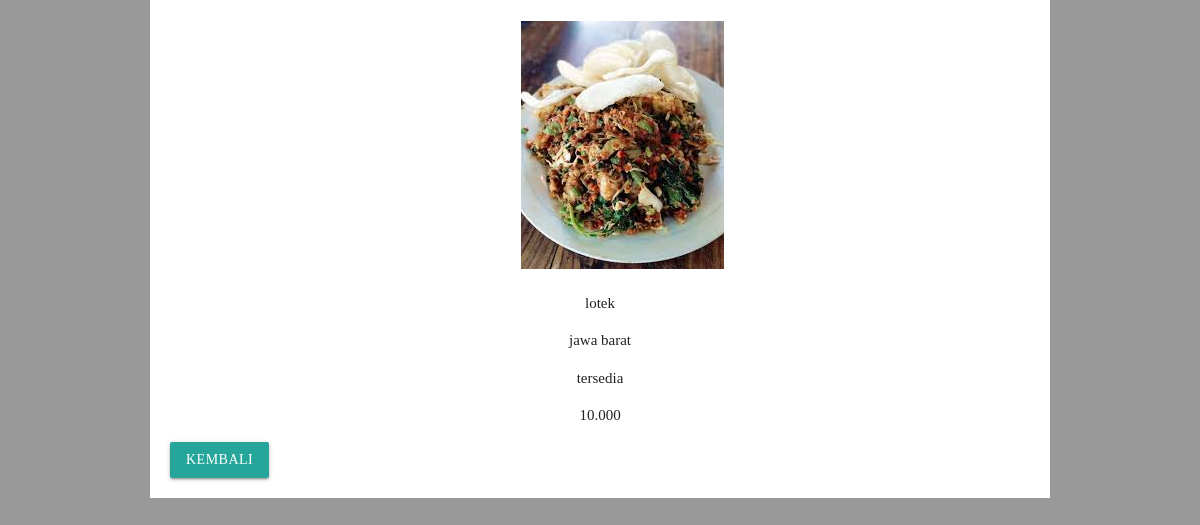
The app's page /latihan5c/php/detail.php?id=1 with its own data.
### tables this page shows
CREATE TABLE `makanan` (
  `id` int(11) NOT NULL,
  `img` varchar(100) NOT NULL,
  `nama_makanan` varchar(100) NOT NULL,
  `asal_daerah` varchar(100) NOT NULL,
  `ketersediaan` varchar(100) NOT NULL,
  `harga` varchar(100) NOT NULL
);

### latihan5c/php/functions.php (called while the page is built)
<?php
function koneksi() {
	$conn = mysqli_connect("localhost","root","")or die ("koneksi ke DB gagal");
	mysqli_select_db($conn,"tubes_193040082")or die ("Database salah!");
	return $conn;
}
function query($sql){
	$conn = koneksi();
	$result = mysqli_query($conn, "$sql");
	$rows = [];
	while ($row = mysqli_fetch_assoc($result)) {
		$rows[] = $row;
	}
return $rows;
}
?>

### latihan5c/php/detail.php (the view, shortened to what this page needs)
 <?php
require 'functions.php';
$id = $_GET['id'];
$makanan = query("SELECT * FROM makanan WHERE id = $id")[0];
 ?>
 <!DOCTYPE html>
 <html>
 <head>
      <link type="text/css" rel="stylesheet" href="../css/materialize.min.css"  media="screen,projection"/>
      <link rel="stylesheet" href="../css/style.css">
 </head>
 <body>
 	<div class="container">
 		<div class="gambar">
 			<img src="../assets/img/<?= $makanan["img"]; ?>" alt="">
 		</div>
 		<div class="keterangan">
 			<p><?= $makanan["nama_makanan"]; ?></p>
 			<p><?= $makanan["asal_daerah"]; ?></p>
 			<p><?= $makanan["ketersediaan"]; ?></p>
 			<p><?= $makanan["harga"]; ?></p>
 		</div>
 		<a class="waves-effect waves-light btn" href="../index.php">Kembali</a></a>
 	</div>
 </body>
 </html>

### latihan5c/css/style.css (style rules this page uses)
body { font-family: georgia; background-color: #999999; }
a { color: black; }
.container { width: 900px; margin-top: 0px; margin-bottom: 0px; margin-left: auto; margin-right: auto; padding-top: 20px; padding-right: 20px; padding-left: 20px; padding-bottom: 20px; background-color: #fff; }
.gambar img { margin-left:350px; border: 1px solid #fff; position: relative; transition: all .3s ease; -webkit-transition: all .3s ease; -moz-transition: all .3s ease; -ms-transition: all .3s ease; -o-transition: all .3s ease; }
.keterangan { text-align: center; }

### records on screen
makanan: img (picture), nama_makanan "lotek", asal_daerah "jawa barat", ketersediaan "tersedia", harga "10.000"
